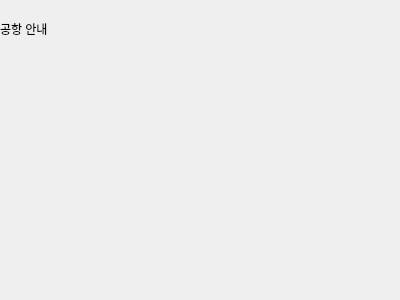
<?xml version="1.0" encoding="UTF-8"?>
<ui version="4.0">
 <class>Dialog</class>
 <widget class="QDialog" name="Dialog">
  <property name="geometry">
   <rect>
    <x>0</x>
    <y>0</y>
    <width>400</width>
    <height>300</height>
   </rect>
  </property>
  <property name="windowTitle">
   <string>Dialog</string>
  </property>
  <widget class="QLabel" name="label">
   <property name="geometry">
    <rect>
     <x>0</x>
     <y>20</y>
     <width>66</width>
     <height>17</height>
    </rect>
   </property>
   <property name="text">
    <string>공항 안내</string>
   </property>
  </widget>
 </widget>
 <resources/>
 <connections/>
</ui>
